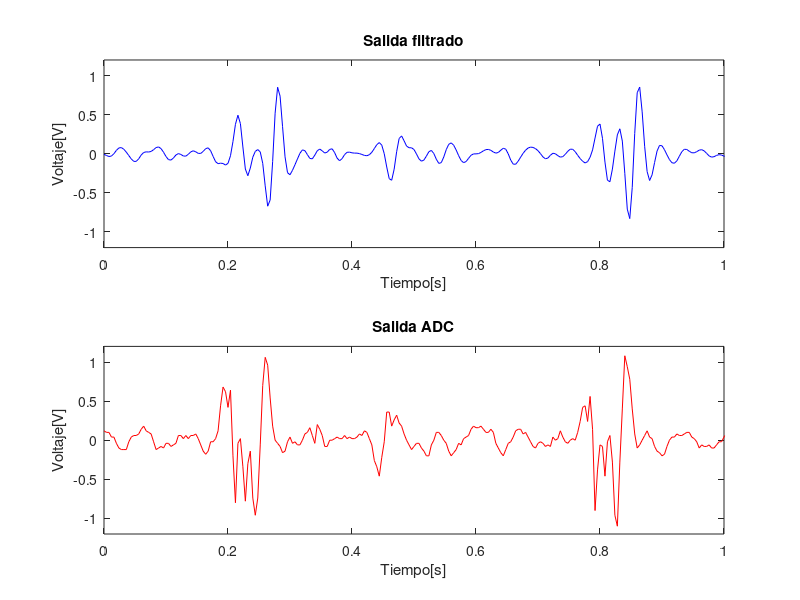

Recreate this plot in MATLAB.
clc 
clear all

load('filtro_conv.mat');

fs = 250; %Frecuencia de muestre de la senal 1kHz
Ts = 1/fs;

% Cargo el filtro
A = [0     0     0     0     0     0     0     0     0     0;
     1     0     0     0     0     0     0     0     0     0;
     0     1     0     0     0     0     0     0     0     0;
     0     0     1     0     0     0     0     0     0     0;
     0     0     0     1     0     0     0     0     0     0;
     0     0     0     0     1     0     0     0     0     0;
     0     0     0     0     0     1     0     0     0     0;
     0     0     0     0     0     0     1     0     0     0;
     0     0     0     0     0     0     0     1     0     0;
     0     0     0     0     0     0     0     0     1     0];
     
B = [1;0;0;0;0;0;0;0;0;0];
C = [-0.131643055995946  -0.132008742782508  -0.001836274975534   0.187348576956375   0.278006552946558 0.187348576956375  -0.001836274975534  -0.132008742782508  -0.131643055995946  -0.059334149714913];
D = -0.059334149714913;

%Simulando
delta = Ts; %Periodo de muestreo del sistema

u = ch_1;

t = 0:Ts:(length(t_1)-1)*Ts;

x = zeros(10,1);
x_ = x;

%Algoritmo de Euler 
 for i=1:length(t)        
%         x1 = A*x_+B*U;
%         y1 = C*x_+D*U;
%         Y2(i) = y1;
%         x_ = x1;
%         x1 = 0;

    
    Y(i) = C(1)*x(1) + C(2)*x(2) + C(3)*x(3) + C(4)*x(4) + C(5)*x(5) + C(6)*x(6) + C(7)*x(7) + C(8)*x(8) + C(9)*x(9) + C(10)*x(10) +  D*u(i); 
          
    x(10) = x(9);
    x(9) = x(8);
    x(8) = x(7);
    x(7) = x(6);
    x(6) = x(5);
    x(5) = x(4);
    x(4) = x(3);
    x(3) = x(2);
    x(2) = x(1);
    x(1) = u(i);
   
 end

 figure(1)
 subplot(2,1,1);
 plot(t,Y,'b');
 axis([0 1 -1.2 1.2]);
 title('Salida filtrado');
 ylabel('Voltaje[V]');
 xlabel('Tiempo[s]');
 subplot(2,1,2);
 plot(t,ch_1,'r');
 axis([0 1 -1.2 1.2]);
 title('Salida ADC');
 ylabel('Voltaje[V]');
 xlabel('Tiempo[s]');